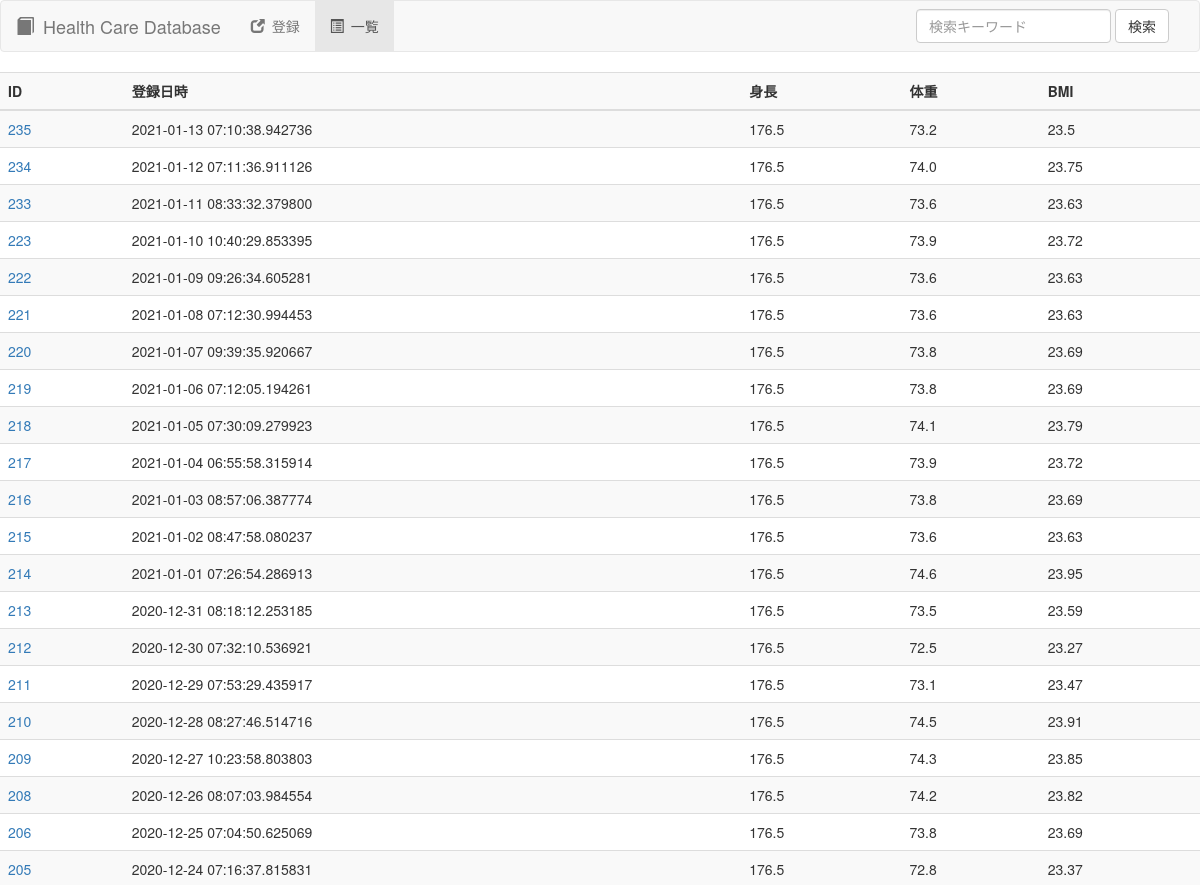
Before: / (upper part) with the older database file.
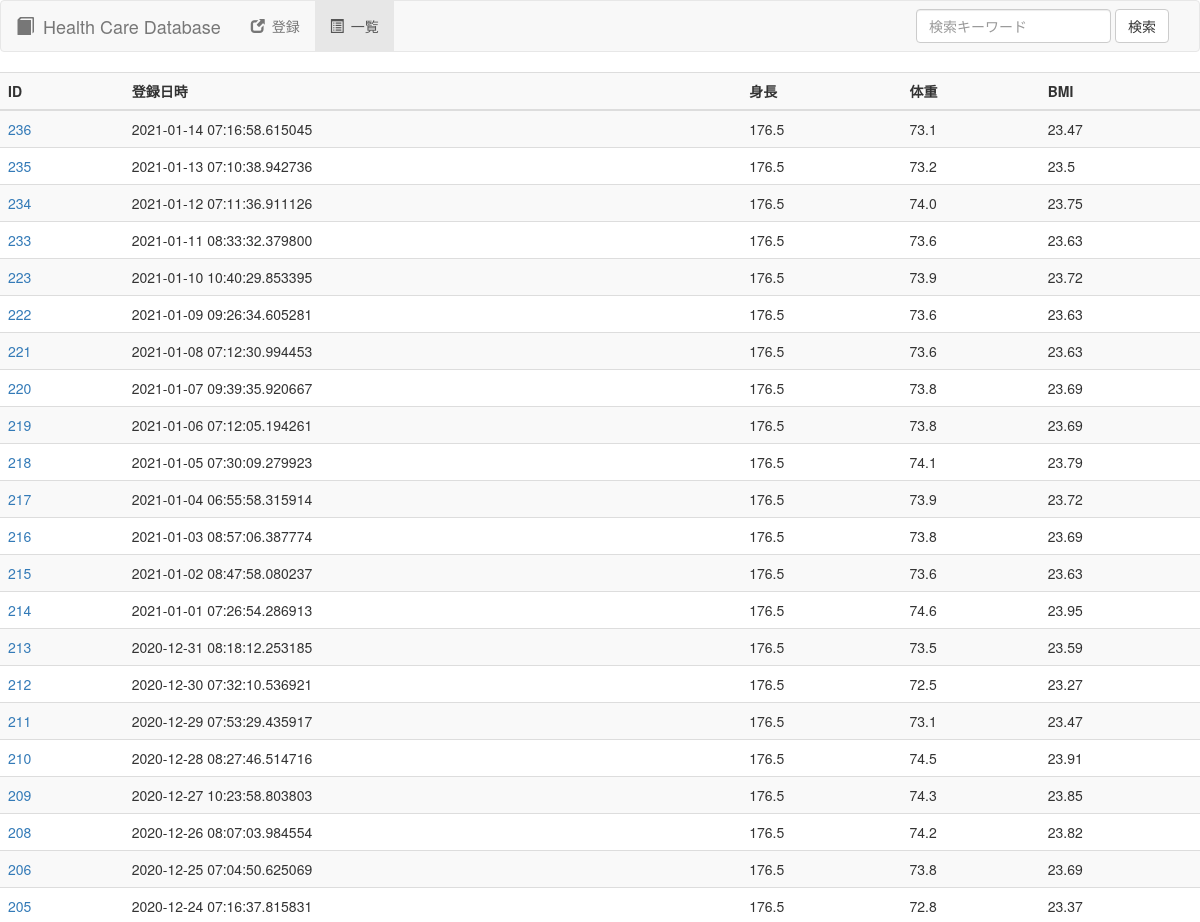
After: the same page with the newer database file.
### tables this page shows
CREATE TABLE health(
                          data_id INTEGER PRIMARY KEY AUTOINCREMENT
                        , regist_datetime TEXT
                        , height FLOAT
                        , weight FLOAT
                        , bmi FLOAT);

### web_health_manage.py (the view)
@app.route('/', methods=['GET'])
def get_index():
    return get_list()

### lib/com_db.py (called while the page is built)
    def select_all(self):
        conn = sqlite3.connect(self.db_file)
        curs = conn.cursor()
        select = '''SELECT
                          data_id
                        , regist_datetime
                        , height
                        , weight
                        , bmi
                    FROM
                        health
                    ORDER BY
                        regist_datetime DESC'''
        curs.execute(select)
        rows = curs.fetchall()
        curs.close()
        list = []
        for row in rows:
            health = Health(row[0], row[1], row[2], row[3], row[4])
            list.append(health)
        conn.close()
        return list

### web_health_manage.py (called while the page is built)
@app.route('/list', methods=['GET'])
def get_list():
    list = db_util.select_all()
    return render_template('web_health_list.html', list=list)

### templates/web_health_list.html (shortened to what this page needs)
<!DOCTYPE html>
<html lang="ja">
	<head>
		<link href="https://maxcdn.bootstrapcdn.com/bootstrap/3.3.1/css/bootstrap.min.css" rel="stylesheet">
	</head>
    <body>
        <nav class="navbar navbar-default">
            <div class="container-fluid">
                <div class="navbar-header">
                    <a class="navbar-brand" href="/list"><span class="glyphicon glyphicon-book" aria-hidden="true"></span>&ensp;Health Care Database</a>
                </div>
                <div class="collapse navbar-collapse" id="navbarHealth">
                    <ul class="nav navbar-nav">
                        <li><a href="/new"><span class="glyphicon glyphicon-new-window" aria-hidden="true"></span>&ensp;登録</a></li>
                        <li class="active"><a href="#"><span class="glyphicon glyphicon-list-alt" aria-hidden="true"></span>&ensp;一覧</a></li>
                    </ul>
                    <form class="navbar-form navbar-right" role="search" method="post" action="/search">
                        <div class="form-group">
                            <input type="text" class="form-control" placeholder="検索キーワード" name="seach_keyword" value="{{ seach_keyword }}" />
                        </div>
                        <button type="submit" class="btn btn-default">検索</button>
                    </form>
                </div>
            </div>
        </nav>
        <div class="table-responsive">
            <table class="table table-striped">
                <thread>
                    <tr>
                        <th>ID</th>
                        <th>登録日時</th>
                        <th>身長</th>
                        <th>体重</th>
                        <th>BMI</th>
                    </tr>
                </thread>
                <tbody>
                    {% for health in list %}
                    <tr>
                        <td><a href="/detail/{{ health.data_id }}">{{ health.data_id }}</a></td>
                        <td>{{ health.regist_datetime }}</td>
                        <td>{{ health.height }}</td>
                        <td>{{ health.weight }}</td>
                        <td>{{ health.bmi }}</td>
                    </tr>
                    {% else %}
                        <td>no entry exist!</td>
                    {% endfor %}
                </tbody>
            </table>
        </div>
    </body>
</html>

Changed rows visible on the page:
added health: data_id "236", regist_datetime "2021-01-14 07:16:58.615045", height "176.5", weight "73.1", bmi "23.47"
